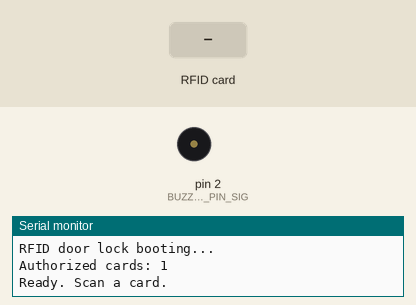
Recording of a sketch running on a simulated Arduino Uno, built with avr-gcc and run on an emulated ATmega328P. Parts: buzzer (waves = sounding, pin HIGH), the last lines printed to the serial monitor. The inputs (shaded band) are chosen by the test bench. Pins used as bus, display or sensor lines are not drawn.

Above: at 1.3 s.
1.4 s: RFID card DE AD BE EF held to the reader
At 1.41 s:
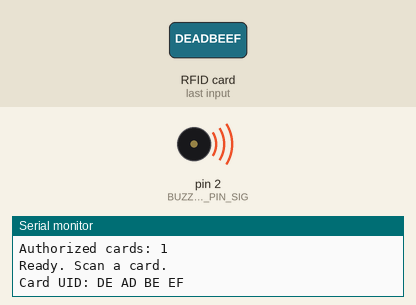
3.1 s: RFID card 5E 7A 19 C4 held to the reader
At 6.2 s:
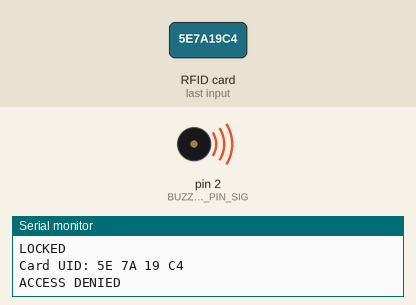
Timing chart, 0 to 7.9 s (numbered marks = the images above; inputs shaded):
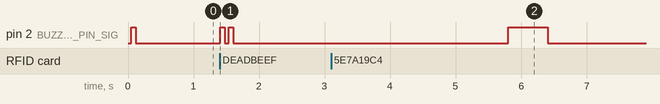

Measured:
- after the input at 1.4 s, pin 2 (BUZZER_PIN_SIG): alternates HIGH for 0.07 s and LOW for 0.06 s, 4 changes in all, then stays LOW, starting at once
- after the input at 3.1 s, pin 2 (BUZZER_PIN_SIG): LOW → HIGH after 2.7 s, → LOW 0.60 s later

The sketch:

DoorLock.ino
```cpp
/*
  RFID Door Lock
  Arduino Uno + RC522 RFID + 12V lock-style solenoid + buzzer

  Circuito.io recipe:
  https://www.circuito.io/app?components=11021,761981,842876,956215

  The wiring and the bundled RFID/SolenoidLock/Buzzer libraries were
  generated by circuito.io for exactly this component set. This sketch
  replaces their menu/test firmware with real access-control logic.

  Behaviour
  ---------
  - Waits for a MIFARE card on the RC522.
  - Compares the 4-byte UID with AUTHORIZED_UIDS.
  - Valid card: two short beeps, solenoid unlocks for UNLOCK_MS, then re-locks.
  - Unknown card: one long beep, lock stays closed.
  - Every scanned UID is printed on Serial Monitor (9600 baud) so a new
    card can be enrolled by copying its UID into AUTHORIZED_UIDS.

  Safety
  ------
  - The solenoid is powered from 12V, not from the Arduino 5V pin.
  - A 1N4001 flyback diode is mandatory across the solenoid.
  - The MOSFET gate has a 10K pull-down so the lock stays locked during reset.
  - This is UID-only access control: fine for a demo, not for real security.
    UIDs can be cloned. Use MIFARE authentication or a secure reader for
    anything that actually protects a building.
*/

#include <Arduino.h>
#include <string.h>

#include "Buzzer.h"
#include "SolenoidLock.h"
#include "RFID.h"

// ---------------------------------------------------------------------------
// Pin map generated by circuito.io for this recipe. Do not change these
// unless you change the Circuito.io wiring too.
// ---------------------------------------------------------------------------
#define BUZZER_PIN_SIG        2
#define SOLENOIDLOCK_PIN_GND  3
#define RFID_PIN_RST          4
#define RFID_PIN_SDA          10   // RC522 SS / SDA

// How long the door stays unlocked after a valid card (milliseconds).
const uint32_t UNLOCK_MS = 3000;

// Prevent a held card from re-triggering the lock immediately.
const uint32_t SCAN_COOLDOWN_MS = 1200;

// Bench test only: set to 1 to let ANY card open the lock.
// Set back to 0 before using the project as an actual lock.
#define ALLOW_ANY_CARD 0

// ---------------------------------------------------------------------------
// Enroll cards here. Scan a card with the Serial Monitor open, then copy
// the printed "Card UID" bytes into this table.
//
// Example: if the monitor prints "Card UID: A1 B2 C3 D4", write:
//   {0xA1, 0xB2, 0xC3, 0xD4},
// ---------------------------------------------------------------------------
const uint8_t AUTHORIZED_UIDS[][4] = {
  {0xDE, 0xAD, 0xBE, 0xEF},   // placeholder — replace with your card
};

const size_t AUTHORIZED_COUNT = sizeof(AUTHORIZED_UIDS) / sizeof(AUTHORIZED_UIDS[0]);

// Objects instantiated with the same pins as the generated Circuito.io code.
Buzzer buzzer(BUZZER_PIN_SIG);
SolenoidLock doorLock(SOLENOIDLOCK_PIN_GND);
RFID rfid(RFID_PIN_SDA, RFID_PIN_RST);

unsigned long lastScanAt = 0;

void printUid(const uint8_t *uid) {
  for (uint8_t i = 0; i < 4; i++) {
    if (uid[i] < 0x10) Serial.print('0');
    Serial.print((unsigned int)uid[i], HEX);
    if (i < 3) Serial.print(' ');
  }
}

bool isAuthorized(const uint8_t *uid) {
#if ALLOW_ANY_CARD
  return true;
#else
  for (size_t i = 0; i < AUTHORIZED_COUNT; i++) {
    if (memcmp(uid, AUTHORIZED_UIDS[i], 4) == 0) {
      return true;
    }
  }
  return false;
#endif
}

void beep(uint16_t onMs, uint16_t gapMs, uint8_t times) {
  for (uint8_t i = 0; i < times; i++) {
    buzzer.on();
    delay(onMs);
    buzzer.off();
    if (i + 1 < times) {
      delay(gapMs);
    }
  }
}

void grantAccess() {
  Serial.println(F("ACCESS GRANTED"));
  beep(70, 60, 2);

  doorLock.on();          // energize solenoid: door unlocks
  delay(UNLOCK_MS);
  doorLock.off();         // spring returns the lock to the closed position

  Serial.println(F("LOCKED"));
}

void denyAccess() {
  Serial.println(F("ACCESS DENIED"));
  beep(600, 0, 1);
}

void setup() {
  Serial.begin(9600);
  Serial.println(F("RFID door lock booting..."));

  rfid.init();
  doorLock.off();
  buzzer.off();

  Serial.print(F("Authorized cards: "));
  Serial.println((unsigned int)AUTHORIZED_COUNT);

#if ALLOW_ANY_CARD
  Serial.println(F("WARNING: ALLOW_ANY_CARD=1 — bench test only"));
#endif

  beep(70, 0, 1);
  Serial.println(F("Ready. Scan a card."));
}

void loop() {
  if (millis() - lastScanAt < SCAN_COOLDOWN_MS) {
    return;
  }

  if (!rfid.isCard()) {
    return;
  }

  if (!rfid.readCardSerial()) {
    rfid.halt();
    return;
  }

  uint8_t uid[4] = {
    rfid.serNum[0],
    rfid.serNum[1],
    rfid.serNum[2],
    rfid.serNum[3],
  };

  Serial.print(F("Card UID: "));
  printUid(uid);
  Serial.println();

  if (isAuthorized(uid)) {
    grantAccess();
  } else {
    denyAccess();
  }

  rfid.halt();
  lastScanAt = millis();
}
```

Buzzer.cpp
```cpp
#include "Buzzer.h"

Buzzer::Buzzer(const int pin) : Switchable(pin)
{

}
```

Buzzer.h
```cpp
/** \addtogroup Buzzer
 *  @{
 */
#ifndef BUZZER_H
#define BUZZER_H

#include "Switchable.h"

//solenoid driver class:
class Buzzer : public Switchable {
    public:
        Buzzer(const int pin);
};

#endif //BUZZER_H
 /** @}*/
```

SolenoidLock.cpp
```cpp
#include "SolenoidLock.h"

/* This file is empty because the functionalty of SolenoidLock
 * is implemented in Switchable
 */
 
```

SolenoidLock.h
```cpp
#ifndef _SOLENOID_LOCK_H_
#define _SOLENOID_LOCK_H_

#include "Switchable.h"

//solenoid driver class:
class SolenoidLock : public Switchable {
    public:
    SolenoidLock(const int pin) : Switchable(pin) {}
};

#endif // _SOLENOID_LOCK_H_
 
```

Switchable.cpp
```cpp
#include "Switchable.h"
#include <Arduino.h>

Switchable::Switchable(const int pin) : m_pin(pin)
{
    // Set pin as output
    pinMode(m_pin, OUTPUT);
    // Start state if off
	off();
}

//turn on:
void Switchable::on()
{
	digitalWrite(m_pin, 1); //high
	m_state = true;
}

//turn off:
void Switchable::off()
{
	digitalWrite(m_pin, 0); //low
	m_state = false;
}

void Switchable::toggle()
{
	digitalWrite(m_pin, !m_state); //low
	m_state = !m_state;
}

// dim pin
void Switchable::dim(int dimVal)
{
    analogWrite(m_pin, dimVal);
}

bool Switchable::getState()
{
    return m_state;
}

void Switchable::setState(bool state)
{
    digitalWrite(m_pin, state);
    m_state = state;
}
```

Switchable.h
```cpp
#ifndef _SWITCHABLE_H_
#define _SWITCHABLE_H_

//Base class for output that can be switched on/off via single digital pin:
class Switchable
{
	public:

		// Consturcutor accepts pin number for output
	    Switchable(const int pin);

		// Turn pin on
		void on();

	    // Turn pin off
		void off();

		// Toggle pin
		void toggle();

		// dim pin
		void dim(int dimVal);

		// Get current state
		bool getState();

		// Set state with bool variable
		void setState(bool state);

	private:

		const int m_pin; 	//output pin
		bool m_state;		//current state
};

#endif // _SWITCHABLE_H_
 
```
